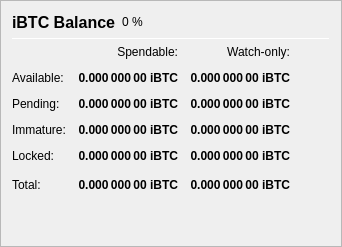
                   <widget class="QFrame" name="frame_Balances">
                    <property name="frameShape">
                     <enum>QFrame::StyledPanel</enum>
                    </property>
                    <property name="frameShadow">
                     <enum>QFrame::Raised</enum>
                    </property>
                    <layout class="QVBoxLayout" name="verticalLayout_4">
                     <item>
                      <layout class="QHBoxLayout" name="horizontalLayout_4">
                       <item>
                        <widget class="QLabel" name="label_5">
                         <property name="minimumSize">
                          <size>
                           <width>0</width>
                           <height>20</height>
                          </size>
                         </property>
                         <property name="font">
                          <font>
                           <pointsize>12</pointsize>
                           <weight>75</weight>
                           <bold>true</bold>
                          </font>
                         </property>
                         <property name="text">
                          <string>iBTC Balance</string>
                         </property>
                        </widget>
                       </item>
                       <item>
                        <widget class="QLabel" name="labeliBTCPercent">
                         <property name="text">
                          <string notr="true">0 %</string>
                         </property>
                        </widget>
                       </item>
                       <item>
                        <spacer name="horizontalSpacer_3">
                         <property name="orientation">
                          <enum>Qt::Horizontal</enum>
                         </property>
                         <property name="sizeHint" stdset="0">
                          <size>
                           <width>40</width>
                           <height>20</height>
                          </size>
                         </property>
                        </spacer>
                       </item>
                      </layout>
                     </item>
                     <item>
                      <widget class="Line" name="line_Balance">
                       <property name="minimumSize">
                        <size>
                         <width>0</width>
                         <height>1</height>
                        </size>
                       </property>
                       <property name="maximumSize">
                        <size>
                         <width>16777215</width>
                         <height>1</height>
                        </size>
                       </property>
                       <property name="orientation">
                        <enum>Qt::Horizontal</enum>
                       </property>
                      </widget>
                     </item>
                     <item>
                      <layout class="QGridLayout" name="gridLayout">
                       <property name="spacing">
                        <number>12</number>
                       </property>
                       <item row="0" column="1">
                        <widget class="QLabel" name="labelSpendable">
                         <property name="text">
                          <string>Spendable:</string>
                         </property>
                         <property name="alignment">
                          <set>Qt::AlignRight|Qt::AlignTrailing|Qt::AlignVCenter</set>
                         </property>
                        </widget>
                       </item>
                       <item row="0" column="2">
                        <widget class="QLabel" name="labelWatchonly">
                         <property name="text">
                          <string>Watch-only:</string>
                         </property>
                         <property name="alignment">
                          <set>Qt::AlignRight|Qt::AlignTrailing|Qt::AlignVCenter</set>
                         </property>
                        </widget>
                       </item>
                       <item row="1" column="0">
                        <widget class="QLabel" name="labelBalanceText">
                         <property name="text">
                          <string>Available:</string>
                         </property>
                        </widget>
                       </item>
                       <item row="1" column="1">
                        <widget class="QLabel" name="labelBalance">
                         <property name="font">
                          <font>
                           <weight>75</weight>
                           <bold>true</bold>
                          </font>
                         </property>
                         <property name="cursor">
                          <cursorShape>IBeamCursor</cursorShape>
                         </property>
                         <property name="toolTip">
                          <string>Your current spendable balance</string>
                         </property>
                         <property name="text">
                          <string notr="true">0.000 000 00 iBTC</string>
                         </property>
                         <property name="alignment">
                          <set>Qt::AlignRight|Qt::AlignTrailing|Qt::AlignVCenter</set>
                         </property>
                         <property name="textInteractionFlags">
                          <set>Qt::LinksAccessibleByMouse|Qt::TextSelectableByKeyboard|Qt::TextSelectableByMouse</set>
                         </property>
                        </widget>
                       </item>
                       <item row="1" column="2">
                        <widget class="QLabel" name="labelWatchAvailable">
                         <property name="font">
                          <font>
                           <weight>75</weight>
                           <bold>true</bold>
                          </font>
                         </property>
                         <property name="cursor">
                          <cursorShape>IBeamCursor</cursorShape>
                         </property>
                         <property name="toolTip">
                          <string>Your current balance in watch-only addresses</string>
                         </property>
                         <property name="text">
                          <string notr="true">0.000 000 00 iBTC</string>
                         </property>
                         <property name="alignment">
                          <set>Qt::AlignRight|Qt::AlignTrailing|Qt::AlignVCenter</set>
                         </property>
                         <property name="textInteractionFlags">
                          <set>Qt::LinksAccessibleByMouse|Qt::TextSelectableByKeyboard|Qt::TextSelectableByMouse</set>
                         </property>
                        </widget>
                       </item>
                       <item row="2" column="0">
                        <widget class="QLabel" name="labelPendingText">
                         <property name="text">
                          <string>Pending:</string>
                         </property>
                        </widget>
                       </item>
                       <item row="2" column="1">
                        <widget class="QLabel" name="labelUnconfirmed">
                         <property name="font">
                          <font>
                           <weight>75</weight>
                           <bold>true</bold>
                          </font>
                         </property>
                         <property name="cursor">
                          <cursorShape>IBeamCursor</cursorShape>
                         </property>
                         <property name="toolTip">
                          <string>Total of transactions that have yet to be confirmed, and do not yet count toward the spendable balance</string>
                         </property>
                         <property name="text">
                          <string notr="true">0.000 000 00 iBTC</string>
                         </property>
                         <property name="alignment">
                          <set>Qt::AlignRight|Qt::AlignTrailing|Qt::AlignVCenter</set>
                         </property>
                         <property name="textInteractionFlags">
                          <set>Qt::LinksAccessibleByMouse|Qt::TextSelectableByKeyboard|Qt::TextSelectableByMouse</set>
                         </property>
                        </widget>
                       </item>
                       <item row="2" column="2">
                        <widget class="QLabel" name="labelWatchPending">
                         <property name="font">
                          <font>
                           <weight>75</weight>
                           <bold>true</bold>
                          </font>
                         </property>
                         <property name="cursor">
                          <cursorShape>IBeamCursor</cursorShape>
                         </property>
                         <property name="toolTip">
                          <string>Unconfirmed transactions to watch-only addresses</string>
                         </property>
                         <property name="text">
                          <string notr="true">0.000 000 00 iBTC</string>
                         </property>
                         <property name="alignment">
                          <set>Qt::AlignRight|Qt::AlignTrailing|Qt::AlignVCenter</set>
                         </property>
                         <property name="textInteractionFlags">
                          <set>Qt::LinksAccessibleByMouse|Qt::TextSelectableByKeyboard|Qt::TextSelectableByMouse</set>
                         </property>
                        </widget>
                       </item>
                       <item row="3" column="0">
                        <widget class="QLabel" name="labelImmatureText">
                         <property name="text">
                          <string>Immature:</string>
                         </property>
                        </widget>
                       </item>
                       <item row="3" column="1">
                        <widget class="QLabel" name="labelImmature">
                         <property name="font">
                          <font>
                           <weight>75</weight>
                           <bold>true</bold>
                          </font>
                         </property>
                         <property name="cursor">
                          <cursorShape>IBeamCursor</cursorShape>
                         </property>
                         <property name="toolTip">
                          <string>Staked or masternode rewards that has not yet matured</string>
                         </property>
                         <property name="text">
                          <string notr="true">0.000 000 00 iBTC</string>
                         </property>
                         <property name="alignment">
                          <set>Qt::AlignRight|Qt::AlignTrailing|Qt::AlignVCenter</set>
                         </property>
                         <property name="textInteractionFlags">
                          <set>Qt::LinksAccessibleByMouse|Qt::TextSelectableByKeyboard|Qt::TextSelectableByMouse</set>
                         </property>
                        </widget>
                       </item>
                       <item row="3" column="2">
                        <widget class="QLabel" name="labelWatchImmature">
                         <property name="font">
                          <font>
                           <weight>75</weight>
                           <bold>true</bold>
                          </font>
                         </property>
                         <property name="cursor">
                          <cursorShape>IBeamCursor</cursorShape>
                         </property>
                         <property name="toolTip">
                          <string>Staked or masternode rewards in watch-only addresses that has not yet matured</string>
                         </property>
                         <property name="text">
                          <string notr="true">0.000 000 00 iBTC</string>
                         </property>
                         <property name="alignment">
                          <set>Qt::AlignRight|Qt::AlignTrailing|Qt::AlignVCenter</set>
                         </property>
                         <property name="textInteractionFlags">
                          <set>Qt::LinksAccessibleByMouse|Qt::TextSelectableByKeyboard|Qt::TextSelectableByMouse</set>
                         </property>
                        </widget>
                       </item>
                       <item row="4" column="0">
                        <widget class="QLabel" name="labelLockedBalanceText">
                         <property name="toolTip">
                          <string>Locked iBTC or Masternode collaterals. These are excluded from ziBTC minting.</string>
                         </property>
                         <property name="text">
                          <string>Locked:</string>
                         </property>
                        </widget>
                       </item>
                       <item row="4" column="1">
                        <widget class="QLabel" name="labelLockedBalance">
                         <property name="font">
                          <font>
                           <weight>75</weight>
                           <bold>true</bold>
                          </font>
                         </property>
                         <property name="cursor">
                          <cursorShape>IBeamCursor</cursorShape>
                         </property>
                         <property name="toolTip">
                          <string>Locked iBTC or Masternode collaterals. These are excluded from ziBTC minting.</string>
                         </property>
                         <property name="text">
                          <string notr="true">0.000 000 00 iBTC</string>
                         </property>
                         <property name="alignment">
                          <set>Qt::AlignRight|Qt::AlignTrailing|Qt::AlignVCenter</set>
                         </property>
                         <property name="textInteractionFlags">
                          <set>Qt::LinksAccessibleByMouse|Qt::TextSelectableByKeyboard|Qt::TextSelectableByMouse</set>
                         </property>
                        </widget>
                       </item>
                       <item row="4" column="2">
                        <widget class="QLabel" name="labelWatchLocked">
                         <property name="font">
                          <font>
                           <weight>75</weight>
                           <bold>true</bold>
                          </font>
                         </property>
                         <property name="cursor">
                          <cursorShape>IBeamCursor</cursorShape>
                         </property>
                         <property name="toolTip">
                          <string>Current locked balance in watch-only addresses</string>
                         </property>
                         <property name="text">
                          <string notr="true">0.000 000 00 iBTC</string>
                         </property>
                         <property name="alignment">
                          <set>Qt::AlignRight|Qt::AlignTrailing|Qt::AlignVCenter</set>
                         </property>
                         <property name="textInteractionFlags">
                          <set>Qt::LinksAccessibleByMouse|Qt::TextSelectableByKeyboard|Qt::TextSelectableByMouse</set>
                         </property>
                        </widget>
                       </item>
                       <item row="5" column="0">
                        <widget class="QLabel" name="labelTotalText">
                         <property name="toolTip">
                          <string>Your current iBTC balance, unconfirmed and immature transactions included</string>
                         </property>
                         <property name="text">
                          <string>Total:</string>
                         </property>
                        </widget>
                       </item>
                       <item row="5" column="1">
                        <widget class="QLabel" name="labelTotal">
                         <property name="font">
                          <font>
                           <weight>75</weight>
                           <bold>true</bold>
                          </font>
                         </property>
                         <property name="cursor">
                          <cursorShape>IBeamCursor</cursorShape>
                         </property>
                         <property name="toolTip">
                          <string>Your current iBTC balance, unconfirmed and immature transactions included</string>
                         </property>
                         <property name="text">
                          <string notr="true">0.000 000 00 iBTC</string>
                         </property>
                         <property name="alignment">
                          <set>Qt::AlignRight|Qt::AlignTrailing|Qt::AlignVCenter</set>
                         </property>
                         <property name="textInteractionFlags">
                          <set>Qt::LinksAccessibleByMouse|Qt::TextSelectableByKeyboard|Qt::TextSelectableByMouse</set>
                         </property>
                        </widget>
                       </item>
                       <item row="5" column="2">
                        <widget class="QLabel" name="labelWatchTotal">
                         <property name="font">
                          <font>
                           <weight>75</weight>
                           <bold>true</bold>
                          </font>
                         </property>
                         <property name="cursor">
                          <cursorShape>IBeamCursor</cursorShape>
                         </property>
                         <property name="toolTip">
                          <string>Current total balance in watch-only addresses</string>
                         </property>
                         <property name="text">
                          <string notr="true">0.000 000 00 iBTC</string>
                         </property>
                         <property name="alignment">
                          <set>Qt::AlignRight|Qt::AlignTrailing|Qt::AlignVCenter</set>
                         </property>
                         <property name="textInteractionFlags">
                          <set>Qt::LinksAccessibleByMouse|Qt::TextSelectableByKeyboard|Qt::TextSelectableByMouse</set>
                         </property>
                        </widget>
                       </item>
                       <item row="5" column="3">
                        <spacer name="horizontalSpacer_9">
                         <property name="orientation">
                          <enum>Qt::Horizontal</enum>
                         </property>
                         <property name="sizeHint" stdset="0">
                          <size>
                           <width>40</width>
                           <height>20</height>
                          </size>
                         </property>
                        </spacer>
                       </item>
                      </layout>
                     </item>
                     <item>
                      <spacer name="verticalSpacer_3">
                       <property name="orientation">
                        <enum>Qt::Vertical</enum>
                       </property>
                       <property name="sizeHint" stdset="0">
                        <size>
                         <width>20</width>
                         <height>40</height>
                        </size>
                       </property>
                      </spacer>
                     </item>
                    </layout>
                   </widget>
